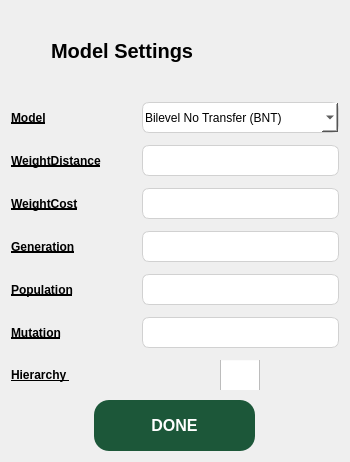
<?xml version="1.0" encoding="UTF-8"?>
<ui version="4.0">
 <class>Dialog</class>
 <widget class="QDialog" name="Dialog">
  <property name="geometry">
   <rect>
    <x>0</x>
    <y>0</y>
    <width>350</width>
    <height>462</height>
   </rect>
  </property>
  <property name="sizePolicy">
   <sizepolicy hsizetype="Maximum" vsizetype="Minimum">
    <horstretch>0</horstretch>
    <verstretch>0</verstretch>
   </sizepolicy>
  </property>
  <property name="maximumSize">
   <size>
    <width>350</width>
    <height>700</height>
   </size>
  </property>
  <property name="windowTitle">
   <string>Dialog</string>
  </property>
  <property name="styleSheet">
   <string notr="true">QPlainTextEdit{
border: 1px solid rgb(209, 209, 209);
background-color: white;
border-radius: 7;
padding:2;
max-height:25;
min-height:10;
max-width:200;
}
QComboBox{
border: 1px solid rgb(209, 209, 209);
background-color: white;
border-radius: 7;
padding:2;
max-height:25;
min-height:10;
max-width:200;
}
QLabel {
    font-size: 12px;
    font-family: &quot;Ms Shell Dlg 2&quot;;
    color: #000;
    font-weight: bold;
    text-decoration: underline;
}
QStackedWidget{
	border: 1px solid rgb(209, 209, 209);
}</string>
  </property>
  <layout class="QVBoxLayout" name="verticalLayout">
   <property name="topMargin">
    <number>9</number>
   </property>
   <item>
    <widget class="QWidget" name="widget_4" native="true">
     <layout class="QVBoxLayout" name="verticalLayout_2">
      <property name="spacing">
       <number>10</number>
      </property>
      <property name="leftMargin">
       <number>0</number>
      </property>
      <property name="topMargin">
       <number>0</number>
      </property>
      <property name="rightMargin">
       <number>0</number>
      </property>
      <property name="bottomMargin">
       <number>0</number>
      </property>
      <item>
       <layout class="QHBoxLayout" name="horizontalLayout_28">
        <item>
         <widget class="QPushButton" name="modelSettings_back_btn">
          <property name="minimumSize">
           <size>
            <width>30</width>
            <height>41</height>
           </size>
          </property>
          <property name="maximumSize">
           <size>
            <width>25</width>
            <height>41</height>
           </size>
          </property>
          <property name="cursor">
           <cursorShape>PointingHandCursor</cursorShape>
          </property>
          <property name="styleSheet">
           <string notr="true">QPushButton{
	background-color: none;
	border: none;
}</string>
          </property>
          <property name="text">
           <string/>
          </property>
          <property name="icon">
           <iconset resource="resources.qrc">
            <normaloff>:/ICONS/462547553_520698087383761_137860076397263527_n.png</normaloff>:/ICONS/462547553_520698087383761_137860076397263527_n.png</iconset>
          </property>
          <property name="iconSize">
           <size>
            <width>41</width>
            <height>41</height>
           </size>
          </property>
         </widget>
        </item>
        <item>
         <widget class="QLabel" name="label_18">
          <property name="font">
           <font>
            <family>Ms Shell Dlg 2</family>
            <pointsize>-1</pointsize>
            <weight>75</weight>
            <bold>true</bold>
            <underline>false</underline>
            <strikeout>false</strikeout>
           </font>
          </property>
          <property name="styleSheet">
           <string notr="true">QLabel {
    font-size: 20px;
    font-family: &quot;Ms Shell Dlg 2&quot;;
    color: #000;
    font-weight: bold;
    text-decoration: none;
}</string>
          </property>
          <property name="text">
           <string>Model Settings</string>
          </property>
         </widget>
        </item>
       </layout>
      </item>
      <item>
       <layout class="QGridLayout" name="gridLayout">
        <property name="verticalSpacing">
         <number>12</number>
        </property>
        <item row="4" column="0">
         <widget class="QLabel" name="label_27">
          <property name="text">
           <string>Population</string>
          </property>
         </widget>
        </item>
        <item row="5" column="0">
         <widget class="QLabel" name="label_28">
          <property name="text">
           <string>Mutation</string>
          </property>
         </widget>
        </item>
        <item row="4" column="1">
         <spacer name="horizontalSpacer_3">
          <property name="orientation">
           <enum>Qt::Horizontal</enum>
          </property>
          <property name="sizeHint" stdset="0">
           <size>
            <width>40</width>
            <height>20</height>
           </size>
          </property>
         </spacer>
        </item>
        <item row="5" column="1">
         <spacer name="horizontalSpacer_4">
          <property name="orientation">
           <enum>Qt::Horizontal</enum>
          </property>
          <property name="sizeHint" stdset="0">
           <size>
            <width>40</width>
            <height>20</height>
           </size>
          </property>
         </spacer>
        </item>
        <item row="6" column="0">
         <widget class="QLabel" name="label_29">
          <property name="text">
           <string>Hierarchy </string>
          </property>
         </widget>
        </item>
        <item row="6" column="1">
         <spacer name="horizontalSpacer_5">
          <property name="orientation">
           <enum>Qt::Horizontal</enum>
          </property>
          <property name="sizeHint" stdset="0">
           <size>
            <width>40</width>
            <height>20</height>
           </size>
          </property>
         </spacer>
        </item>
        <item row="5" column="2">
         <widget class="QPlainTextEdit" name="plainTextEdit_4"/>
        </item>
        <item row="4" column="2">
         <widget class="QPlainTextEdit" name="plainTextEdit_3"/>
        </item>
        <item row="3" column="1">
         <spacer name="horizontalSpacer_2">
          <property name="orientation">
           <enum>Qt::Horizontal</enum>
          </property>
          <property name="sizeHint" stdset="0">
           <size>
            <width>40</width>
            <height>20</height>
           </size>
          </property>
         </spacer>
        </item>
        <item row="3" column="0">
         <widget class="QLabel" name="label_20">
          <property name="text">
           <string>Generation</string>
          </property>
         </widget>
        </item>
        <item row="0" column="0">
         <widget class="QLabel" name="label_19">
          <property name="font">
           <font>
            <family>Ms Shell Dlg 2</family>
            <pointsize>-1</pointsize>
            <weight>75</weight>
            <bold>true</bold>
            <underline>true</underline>
           </font>
          </property>
          <property name="text">
           <string>Model</string>
          </property>
         </widget>
        </item>
        <item row="0" column="1">
         <spacer name="horizontalSpacer">
          <property name="orientation">
           <enum>Qt::Horizontal</enum>
          </property>
          <property name="sizeHint" stdset="0">
           <size>
            <width>40</width>
            <height>20</height>
           </size>
          </property>
         </spacer>
        </item>
        <item row="3" column="2">
         <widget class="QPlainTextEdit" name="plainTextEdit_2"/>
        </item>
        <item row="1" column="0">
         <widget class="QLabel" name="label_30">
          <property name="text">
           <string>WeightDistance</string>
          </property>
         </widget>
        </item>
        <item row="6" column="2" alignment="Qt::AlignHCenter">
         <widget class="QCheckBox" name="hierarchy_checkBox">
          <property name="sizePolicy">
           <sizepolicy hsizetype="Preferred" vsizetype="Preferred">
            <horstretch>0</horstretch>
            <verstretch>0</verstretch>
           </sizepolicy>
          </property>
          <property name="minimumSize">
           <size>
            <width>0</width>
            <height>0</height>
           </size>
          </property>
          <property name="maximumSize">
           <size>
            <width>40</width>
            <height>30</height>
           </size>
          </property>
          <property name="cursor">
           <cursorShape>PointingHandCursor</cursorShape>
          </property>
          <property name="styleSheet">
           <string notr="true">QCheckBox::indicator {
     width: 40px;
     height: 40px;
}</string>
          </property>
          <property name="text">
           <string/>
          </property>
          <property name="iconSize">
           <size>
            <width>41</width>
            <height>41</height>
           </size>
          </property>
          <property name="checked">
           <bool>false</bool>
          </property>
         </widget>
        </item>
        <item row="0" column="2">
         <widget class="QComboBox" name="model_comboBox">
          <property name="minimumSize">
           <size>
            <width>150</width>
            <height>16</height>
           </size>
          </property>
          <property name="cursor">
           <cursorShape>PointingHandCursor</cursorShape>
          </property>
          <property name="styleSheet">
           <string notr="true"/>
          </property>
          <item>
           <property name="text">
            <string>Bilevel No Transfer (BNT)</string>
           </property>
          </item>
          <item>
           <property name="text">
            <string>Single-level with Workplace Distance Inclusion (WORK)</string>
           </property>
          </item>
         </widget>
        </item>
        <item row="2" column="0">
         <widget class="QLabel" name="label_31">
          <property name="text">
           <string>WeightCost</string>
          </property>
         </widget>
        </item>
        <item row="1" column="1">
         <spacer name="horizontalSpacer_6">
          <property name="orientation">
           <enum>Qt::Horizontal</enum>
          </property>
          <property name="sizeHint" stdset="0">
           <size>
            <width>40</width>
            <height>20</height>
           </size>
          </property>
         </spacer>
        </item>
        <item row="2" column="1">
         <spacer name="horizontalSpacer_7">
          <property name="orientation">
           <enum>Qt::Horizontal</enum>
          </property>
          <property name="sizeHint" stdset="0">
           <size>
            <width>40</width>
            <height>20</height>
           </size>
          </property>
         </spacer>
        </item>
        <item row="1" column="2">
         <widget class="QPlainTextEdit" name="plainTextEdit_8"/>
        </item>
        <item row="2" column="2">
         <widget class="QPlainTextEdit" name="plainTextEdit_6"/>
        </item>
       </layout>
      </item>
      <item alignment="Qt::AlignHCenter">
       <widget class="QPushButton" name="modelSettings_done_btn">
        <property name="minimumSize">
         <size>
          <width>161</width>
          <height>51</height>
         </size>
        </property>
        <property name="maximumSize">
         <size>
          <width>161</width>
          <height>51</height>
         </size>
        </property>
        <property name="font">
         <font>
          <pointsize>12</pointsize>
          <weight>75</weight>
          <bold>true</bold>
         </font>
        </property>
        <property name="cursor">
         <cursorShape>PointingHandCursor</cursorShape>
        </property>
        <property name="styleSheet">
         <string notr="true">QPushButton {
    background-color: #1C5739;
    color: white;
    padding: 5px;
    border: none;
    border-radius: 15px;
}

QPushButton:hover {
    background-color: #25754c;
}

QPushButton:pressed {
    background-color: #1C5739;
}
</string>
        </property>
        <property name="text">
         <string>DONE</string>
        </property>
       </widget>
      </item>
     </layout>
    </widget>
   </item>
  </layout>
 </widget>
 <resources>
  <include location="resources.qrc"/>
 </resources>
 <connections/>
</ui>
